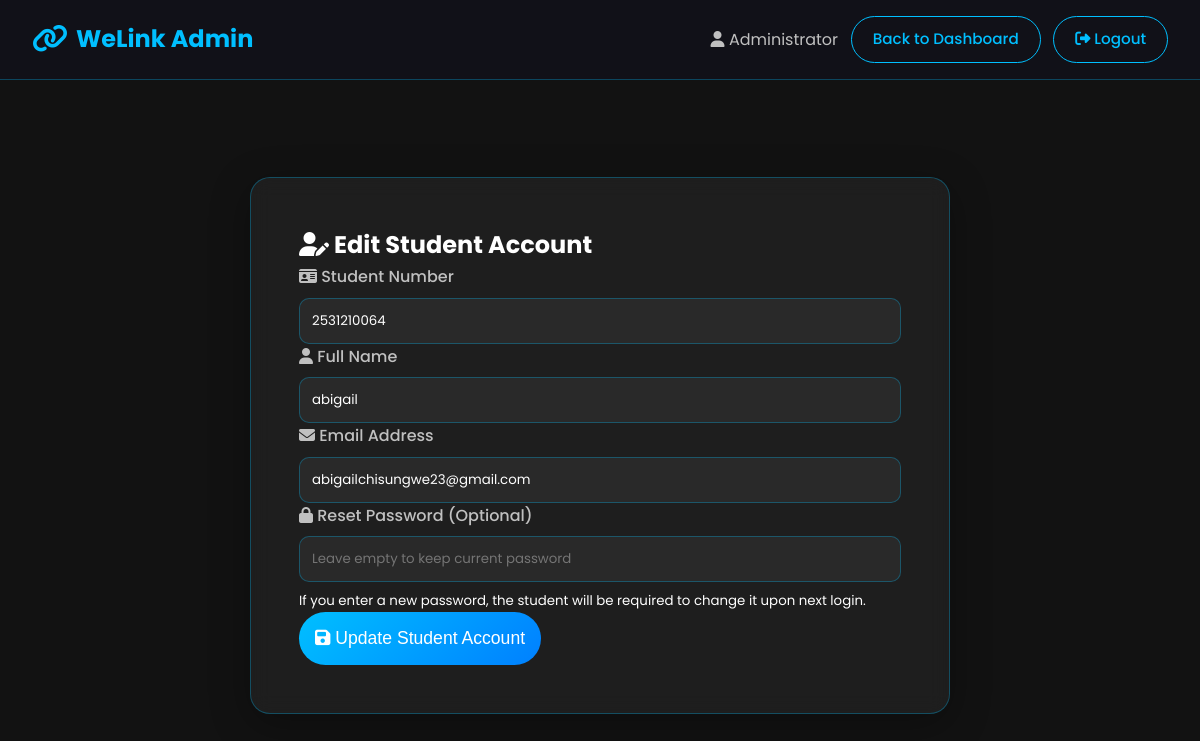
Screenshot of /admin/edit-student/4 (signed in) with the database file from the repository.
### models.py (models this page shows, shortened)
class User(UserMixin, db.Model):
    __tablename__ = 'users'
    id = db.Column(db.Integer, primary_key=True)
    student_number = db.Column(db.String(20), unique=True, nullable=False)
    name = db.Column(db.String(100), nullable=False)
    email = db.Column(db.String(100), unique=True, nullable=False)
    password_hash = db.Column(db.String(255), nullable=False)
    role = db.Column(db.String(10), default='user')
    must_change_password = db.Column(db.Boolean, default=False)
    account_approved = db.Column(db.Boolean, default=False)
    profile_picture = db.Column(db.String(255))
    date_created = db.Column(db.DateTime, default=datetime.utcnow)
    lost_items = db.relationship('LostItem', backref='user', lazy=True, cascade='all, delete-orphan')
    found_items = db.relationship('FoundItem', backref='user', lazy=True, cascade='all, delete-orphan')
    notifications = db.relationship('Notification', backref='user', lazy=True, cascade='all, delete-orphan')
    posts = db.relationship('Post', backref='user', lazy='dynamic', cascade='all, delete-orphan')
    comments = db.relationship('Comment', backref='user', lazy='dynamic', cascade='all, delete-orphan')
    post_likes = db.relationship('PostLike', backref='user', lazy='dynamic', cascade='all, delete-orphan')

### app.py (the view, shortened to what this page needs)
@app.route('/admin/edit-student/<int:user_id>', methods=['GET', 'POST'])
@login_required
def admin_edit_student(user_id):
    if current_user.role != 'admin':
        flash('Access denied!', 'error')
        return redirect(url_for('dashboard'))
    student = User.query.get_or_404(user_id)
    if student.role == 'admin':
        flash('Cannot edit admin accounts!', 'error')
        return redirect(url_for('admin_dashboard'))
    return render_template('admin_edit_student.html', student=student)

### app.py (called while the page is built)
@login_manager.user_loader
def load_user(user_id):
    return User.query.get(int(user_id))

@app.before_request
def check_password_change():
    if current_user.is_authenticated and current_user.must_change_password:
        allowed_endpoints = ['change_password', 'logout', 'static']
        if request.endpoint not in allowed_endpoints:
            return redirect(url_for('change_password'))

### templates/admin_edit_student.html (shortened to what this page needs)
{% extends "base.html" %}
{% block content %}
<div class="dashboard-page">
    <nav class="dashboard-nav">
        <div class="nav-container">
            <div class="logo">
                <i class="fas fa-link"></i>
                <span>WeLink Admin</span>
            </div>
            <div class="nav-links">
                <span class="user-name"><i class="fas fa-user"></i> {{ current_user.name }}</span>
                <a href="{{ url_for('admin_dashboard') }}" class="btn-secondary">Back to Dashboard</a>
                <a href="{{ url_for('logout') }}" class="btn-logout"><i class="fas fa-sign-out-alt"></i> Logout</a>
            </div>
        </div>
    </nav>
    <div class="form-page">
        <div class="form-container">
            <h2><i class="fas fa-user-edit"></i> Edit Student Account</h2>
            <form method="POST" class="form">
                <div class="form-group">
                    <label for="student_number"><i class="fas fa-id-card"></i> Student Number</label>
                    <input type="text" id="student_number" name="student_number" required value="{{ student.student_number }}">
                </div>
                <div class="form-group">
                    <label for="name"><i class="fas fa-user"></i> Full Name</label>
                    <input type="text" id="name" name="name" required value="{{ student.name }}">
                </div>
                <div class="form-group">
                    <label for="email"><i class="fas fa-envelope"></i> Email Address</label>
                    <input type="email" id="email" name="email" required value="{{ student.email }}">
                </div>
                <div class="form-group">
                    <label for="reset_password"><i class="fas fa-lock"></i> Reset Password (Optional)</label>
                    <input type="text" id="reset_password" name="reset_password" placeholder="Leave empty to keep current password">
                    <small>If you enter a new password, the student will be required to change it upon next login.</small>
                </div>
                <button type="submit" class="btn-submit"><i class="fas fa-save"></i> Update Student Account</button>
            </form>
        </div>
    </div>
</div>
{% endblock %}

### static/css/style.css (style rules this page uses)
* { margin: 0; padding: 0; box-sizing: border-box; }
:root { --electric-blue: #00BFFF; --jet-black: #121212; --white: #FFFFFF; --silver: #C0C0C0; --dark-bg: #1a1a1a; --card-bg: rgba(255, 255, 255, 0.05); --glow: 0 0 20px rgba(0, 191, 255, 0.5); }
body { font-family: 'Poppins', sans-serif; background: var(--jet-black); color: var(--white); line-height: 1.6; }
.navbar, .dashboard-nav { background: rgba(18, 18, 26, 0.9); backdrop-filter: blur(10px); padding: 1rem 0; position: sticky; top: 0; z-index: 100; border-bottom: 1px solid rgba(0, 191, 255, 0.3); }
.nav-container { max-width: 1200px; margin: 0 auto; padding: 0 2rem; display: flex; justify-content: space-between; align-items: center; }
.logo { display: flex; align-items: center; gap: 0.5rem; font-size: 1.5rem; font-weight: 700; color: var(--electric-blue); }
.logo i { font-size: 1.8rem; }
.nav-links { display: flex; gap: 0.8rem; align-items: center; flex-wrap: nowrap; }
.btn-primary, .btn-secondary, .btn-glow, .btn-outline, .btn-submit, .btn-logout, .btn-admin-login { padding: 0.65rem 1.3rem; border-radius: 50px; text-decoration: none; font-weight: 500; transition: all 0.3s ease; border: none; cursor: pointer; display: inline-block; white-space: nowrap; font-size: 0.95rem; }
.btn-secondary { background: transparent; border: 1px solid var(--electric-blue); color: var(--electric-blue); }
.form-group { display: flex; flex-direction: column; gap: 0.5rem; }
.form-group label { color: var(--silver); font-weight: 500; }
.form-group input, .form-group textarea, .form-group select { background: rgba(255, 255, 255, 0.05); border: 1px solid rgba(0, 191, 255, 0.3); border-radius: 10px; padding: 0.75rem; color: var(--white); font-family: inherit; }
.btn-submit { background: linear-gradient(135deg, var(--electric-blue), #0080ff); color: var(--white); padding: 1rem; font-size: 1.1rem; }
.form-page { min-height: calc(100vh - 70px); display: flex; align-items: center; justify-content: center; padding: 2rem; background: var(--jet-black); }
.form-container { background: var(--card-bg); border: 1px solid rgba(0, 191, 255, 0.3); border-radius: 20px; padding: 3rem; max-width: 700px; width: 100%; backdrop-filter: blur(10px); box-shadow: 0 10px 40px rgba(0, 0, 0, 0.3); }
.user-name { color: var(--silver); }
.btn-logout { background: transparent; border: 1px solid var(--electric-blue); color: var(--electric-blue); }

### rows the page displays
User: name "Administrator"
User: student_number "2531210064", name "abigail", email "abigailchisungwe23@gmail.com"
